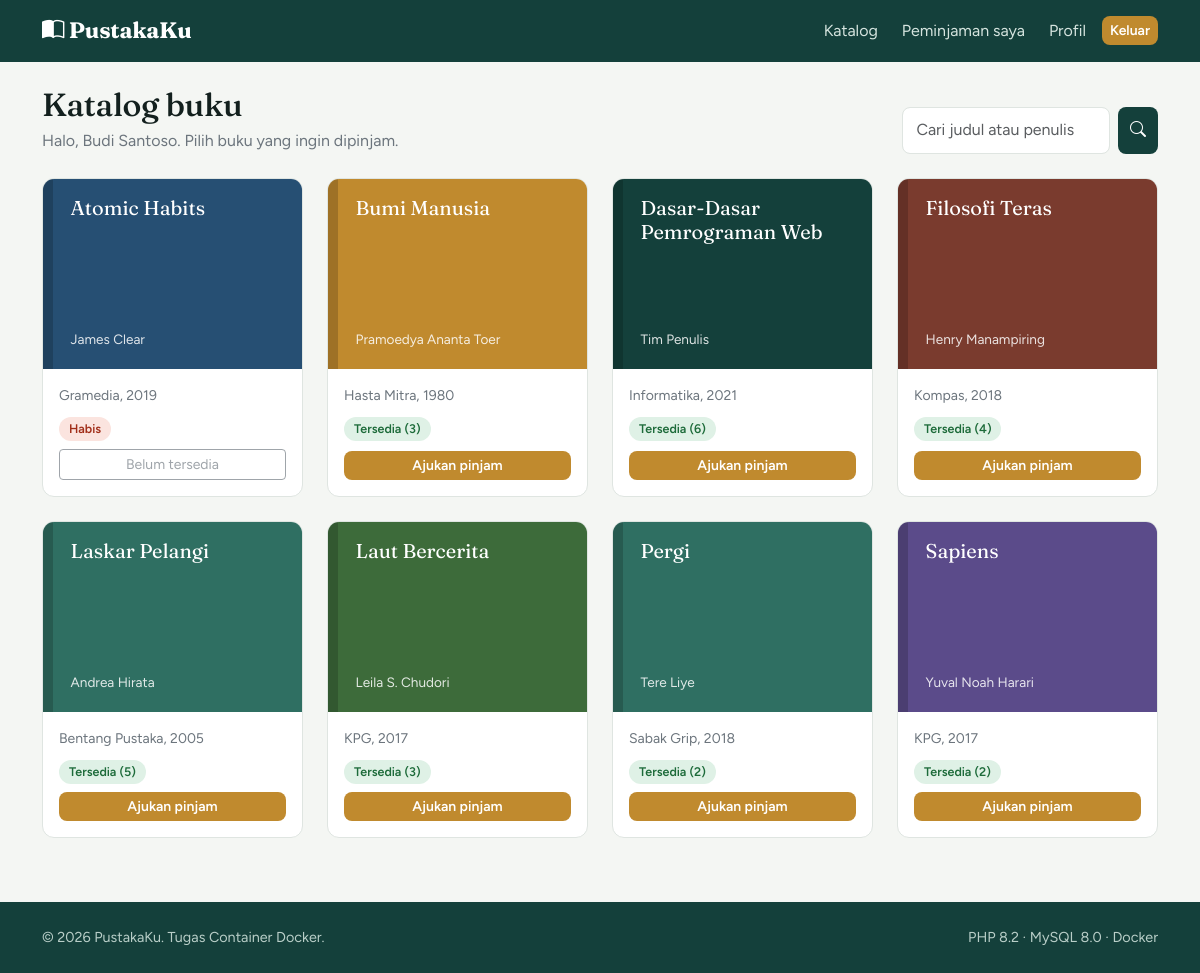
The page /anggota/katalog.php (signed in) on the database its author committed.
### tables this page shows
CREATE TABLE books (
  id INT AUTO_INCREMENT PRIMARY KEY,
  judul VARCHAR(200) NOT NULL,
  penulis VARCHAR(100) NOT NULL,
  penerbit VARCHAR(100),
  tahun INT,
  kategori VARCHAR(50),
  stok INT NOT NULL DEFAULT 0,
  created_at TIMESTAMP DEFAULT CURRENT_TIMESTAMP
);

### src/includes/config.php (called while the page is built, shortened)
<?php
function e($teks) { return htmlspecialchars((string)$teks, ENT_QUOTES, 'UTF-8'); }

### src/anggota/katalog.php (the view, shortened to what this page needs)
<?php
require __DIR__ . '/../includes/config.php';
$warna = ['#14403b', '#2f6f62', '#c08a2e', '#7a3b2e', '#264f73', '#5b4b8a', '#3d6b3a'];
$q = trim($_GET['q'] ?? '');
$like = '%' . $q . '%';
$stmt = $db->prepare("SELECT * FROM books WHERE judul LIKE ? OR penulis LIKE ? ORDER BY judul");
$stmt->bind_param('ss', $like, $like);
$stmt->execute();
$buku = $stmt->get_result();
require __DIR__ . '/../includes/header.php';
?>
<div class="container mt-4">
  <div class="d-flex flex-wrap justify-content-between align-items-end gap-3 mb-4">
    <div>
      <h1 class="h2 mb-1">Katalog buku</h1>
      <p class="text-secondary mb-0">Halo, <?= e($_SESSION['user']['nama']) ?>. Pilih buku yang ingin dipinjam.</p>
    </div>
    <form class="d-flex gap-2" method="get">
      <input class="form-control" name="q" placeholder="Cari judul atau penulis" value="<?= e($q) ?>">
      <button class="btn btn-forest"><i class="bi bi-search"></i></button>
    </form>
  </div>
  <div class="row g-4">
    <?php while ($b = $buku->fetch_assoc()): $ada = $b['stok'] > 0; ?>
      <div class="col-6 col-md-4 col-xl-3">
        <div class="book">
          <div class="book-cover" style="background:<?= $warna[$b['id'] % count($warna)] ?>">
            <div class="judul"><?= e($b['judul']) ?></div>
            <div class="penulis"><?= e($b['penulis']) ?></div>
          </div>
          <div class="book-body">
            <div class="small text-secondary"><?= e($b['penerbit']) ?>, <?= e($b['tahun']) ?></div>
            <div>
              <span class="badge-status <?= $ada ? 'st-tersedia' : 'st-habis' ?>"><?= $ada ? 'Tersedia (' . (int)$b['stok'] . ')' : 'Habis' ?></span>
            </div>
            <?php if ($ada): ?>
              <a class="btn btn-brass btn-sm mt-auto" href="/anggota/ajukan.php?id=<?= (int)$b['id'] ?>">Ajukan pinjam</a>
            <?php else: ?>
              <button class="btn btn-outline-secondary btn-sm mt-auto" disabled>Belum tersedia</button>
            <?php endif; ?>
          </div>
        </div>
      </div>
    <?php endwhile; ?>
  </div>
</div>
<?php require __DIR__ . '/../includes/footer.php'; ?>

### src/assets/css/app.css (style rules this page uses)
:root { --forest:#14403b; --moss:#2f6f62; --brass:#c08a2e; --brass-dark:#a1731f; --paper:#f4f6f3; --ink:#13201e; --line:#dfe5e1; }
body { font-family:'Figtree',sans-serif;background:var(--paper);color:var(--ink);line-height:1.6 }
h1,h2,h3,h4,.brand { font-family:'Fraunces',serif;font-weight:700;letter-spacing:-.01em }
a { color:var(--moss) }
.btn-brass { background:var(--brass);color:#fff;border:0;border-radius:8px;font-weight:600 }
.btn-forest { background:var(--forest);color:#fff;border:0;border-radius:8px;font-weight:600 }
.form-control,.form-select { border-radius:8px;border-color:var(--line);padding:.65rem .85rem }
.book { background:#fff;border:1px solid var(--line);border-radius:12px;overflow:hidden;height:100%;display:flex;flex-direction:column }
.book-cover { height:190px;padding:1.1rem;color:#fff;display:flex;flex-direction:column;justify-content:space-between; border-left:10px solid rgba(0,0,0,.18) }
.book-cover .judul { font-family:'Fraunces',serif;font-size:1.25rem;line-height:1.2 }
.book-cover .penulis { font-size:.85rem;opacity:.85 }
.book-body { padding:1rem;display:flex;flex-direction:column;gap:.5rem;flex:1 }
.badge-status { border-radius:999px;font-weight:600;padding:.35em .8em;font-size:.78rem }
.st-tersedia,.st-dikembalikan { background:#dff1e6;color:#1d6b3a }
.st-habis,.st-terlambat,.st-ditolak { background:#fbe4df;color:#a12d18 }

### rows shown on the page
books: judul "Atomic Habits", penulis "James Clear", penerbit "Gramedia", tahun "2019", stok "Habis"
books: judul "Bumi Manusia", penulis "Pramoedya Ananta Toer", penerbit "Hasta Mitra", tahun "1980", stok "3"
books: judul "Dasar-Dasar Pemrograman Web", penulis "Tim Penulis", penerbit "Informatika", tahun "2021", stok "6"
books: judul "Filosofi Teras", penulis "Henry Manampiring", penerbit "Kompas", tahun "2018", stok "4"
books: judul "Laskar Pelangi", penulis "Andrea Hirata", penerbit "Bentang Pustaka", tahun "2005", stok "5"
books: judul "Laut Bercerita", penulis "Leila S. Chudori", penerbit "KPG", tahun "2017", stok "3"
books: judul "Pergi", penulis "Tere Liye", penerbit "Sabak Grip", tahun "2018", stok "2"
books: judul "Sapiens", penulis "Yuval Noah Harari", penerbit "KPG", tahun "2017", stok "2"

### other values the page prints
$_SESSION['user']['nama'] "Budi Santoso"
